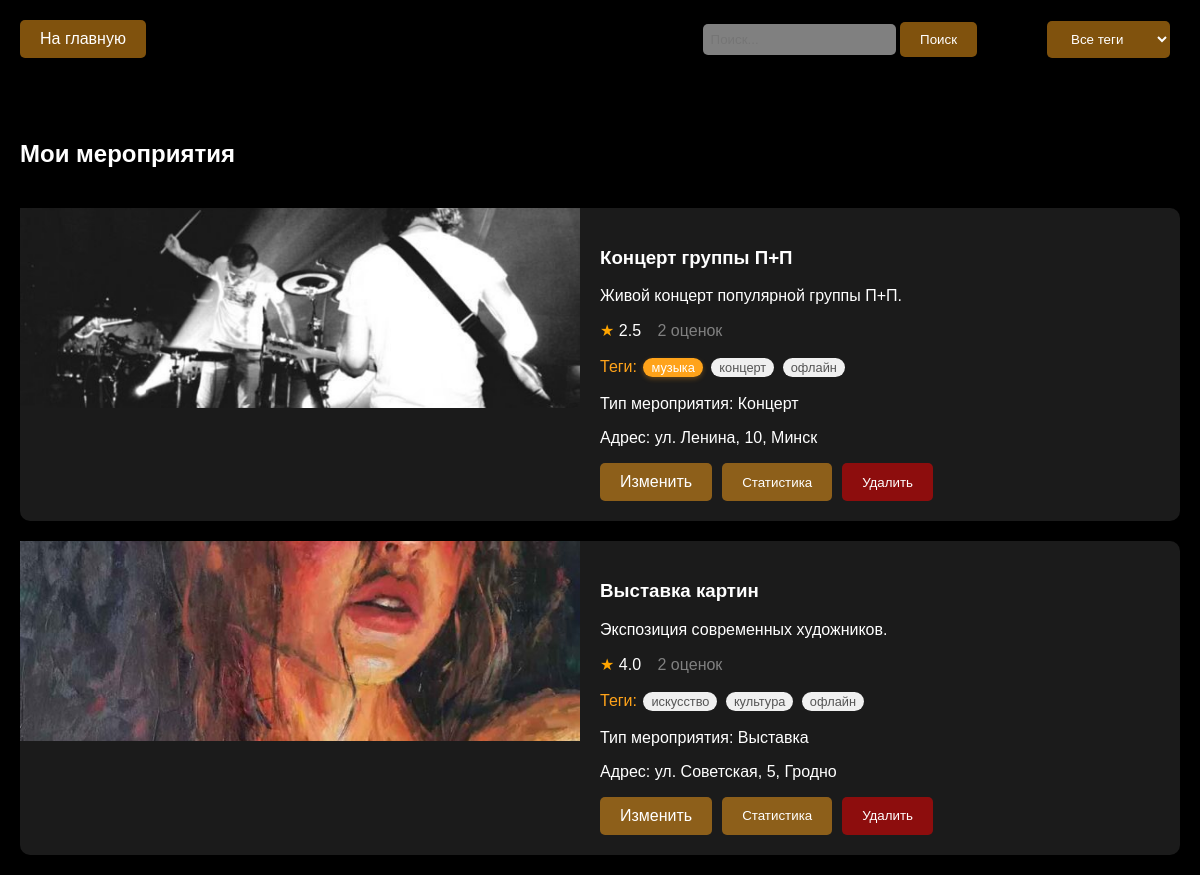
The page /my_events (signed in) on the database its author committed.
### app/app.py (models this page shows, shortened)
class Event(db.Model):
    id = db.Column(db.Integer, primary_key=True)
    title = db.Column(db.String(100), nullable=False)
    description = db.Column(db.Text, nullable=False)
    organizer_id = db.Column(db.Integer, db.ForeignKey('user.id'), nullable=False)
    format = db.Column(db.String(20), nullable=False)  # 'online' или 'offline'
    location_name = db.Column(db.String(200))  # Название места
    location_address = db.Column(db.String(200))  # Физический адрес
    online_info = db.Column(db.Text)  # Информация для онлайн мероприятий
    date_time = db.Column(db.DateTime, nullable=False)
    duration = db.Column(db.Integer, nullable=False)
    image_url = db.Column(db.String(200))
    lat = db.Column(db.Float)
    lng = db.Column(db.Float)
    event_type = db.Column(db.String(50))
    created_at = db.Column(db.DateTime, default=datetime.utcnow)
    is_active = db.Column(db.Boolean, default=True)
    is_private = db.Column(db.Boolean, default=False)
    password = db.Column(db.String(100))  # Пароль для приватных мероприятий
    organizer = db.relationship('User', backref='events')
    tags = db.relationship('Tag', secondary='event_tag', backref='events')
    user_statuses = db.relationship(
        'UserEventStatus',
        backref=db.backref('event', lazy='joined'),
        lazy='dynamic'
    )
    @hybrid_property
    def average_rating(self):
        return db.session.query(func.avg(Rating.rating)).filter(
            Rating.event_id == self.id
        ).scalar() or 0.0
    @property
    def ratings_count(self):
        return Rating.query.filter_by(event_id=self.id).count()

class Tag(db.Model):
    id = db.Column(db.Integer, primary_key=True)
    name = db.Column(db.String(50), unique=True, nullable=False)

### app/app.py (the view, shortened to what this page needs)
@app.route('/my_events')
def my_events():
    if 'username' not in session or session['role'] != 'organizer':
        return redirect(url_for('home'))
    search_query = request.args.get('search', '').strip()
    selected_tag = request.args.get('tag', '').strip()
    user = User.query.filter_by(username=session['username']).first()
    query = Event.query.filter_by(organizer_id=user.id, is_active=True)
    if selected_tag:
        tag = Tag.query.filter_by(name=selected_tag).first()
        if tag:
            query = query.join(Event.tags).filter(Tag.id == tag.id)
    events = query.all()
    tags = Tag.query.all()
    return render_template('my_events.html', events=events, tags=tags)

### app/app.py (called while the page is built, shortened)
@app.before_request
def make_session_permanent():
    session.permanent = True

@app.context_processor
def inject_user():
    if 'username' in session:
        user = User.query.filter_by(username=session['username']).first()
        return {'current_user': user}
    return {}

@app.context_processor
def inject_validation_counts():
    return {}

@app.context_processor
def inject_friend_requests_count():
    if 'username' in session:
        user = User.query.filter_by(username=session['username']).first()
        if user:
            pending_requests = Friendship.query.filter_by(
                friend_id=user.id,
                status='pending'
            ).count()
            return {'pending_friend_requests': pending_requests}
    return {}

@app.context_processor
def inject_user():
    if 'username' in session:
        user = User.query.filter_by(username=session['username']).first()
        return {'current_user': user}
    return {}

### app/templates/my_events.html (shortened to what this page needs)
<!DOCTYPE html>
<html>
<head>
    <link rel="stylesheet" href="{{ url_for('static', filename='styles.css') }}">
</head>
<body>
    <div class="header">
        <a href="{{ url_for('home') }}" class="menu-btn">На главную</a>
        <div class="menu-buttons">
            <div class="search-container">
                <form method="GET" action="{{ url_for('my_events') }}">
                    <input class="search-input" type="text" name="search" placeholder="Поиск..." value="{{ request.args.get('search', '') }}">
                    <button class="menu-btn" type="submit">Поиск</button>
                </form>
            </div>
            <select class="menu-btn" onchange="filterPosts('tag', this.value)">
                <option value="">Все теги</option>
            </select>
        </div>
    </div>
    <div class="posts-container">
        <h2>Мои мероприятия</h2>
        {% for event in events %}
        <div class="post"
             data-event-id="{{ event.id }}"
             data-title="{{ event.title | escape }}"
             data-description="{{ event.description | escape }}"
             data-location-name="{{ event.location_name | escape if event.location_name else '' }}"
             data-tags="{{ event.tags|map(attribute='name')|join(', ') | escape }}"
             data-event-type="{{ event.event_type | escape }}"
             data-location-address="{{ event.location_address | escape if event.location_address else '' }}"
             data-lat="{{ event.lat | default(0) }}"
             data-lng="{{ event.lng | default(0) }}"
             data-image-url="{{ event.image_url | default('', true) | escape }}"
             data-is-private="{{ 'true' if event.is_private else 'false' }}"
             data-format="{{ event.format }}"
             data-online-info="{{ event.online_info | escape if event.online_info else '' }}"
             data-date-time="{{ event.date_time.strftime('%Y-%m-%dT%H:%M:%S') }}"
             data-duration="{{ event.duration }}"
             data-organizer-username="{{ event.organizer.username }}"
             onclick="handlePostClick(this)">
            <img class="post-image"
                 src="{{ url_for('static', filename=event.image_url) if event.image_url else url_for('static', filename='images/no-image.jpg') }}"
                 alt="{{ event.title }}"
                 onerror="this.onerror=null;this.src='{{ url_for('static', filename='images/no-image.jpg') }}'">
            <div class="post-content">
                <h3>{{ event.title }}</h3>
                <p>{{ event.description|truncate(100) }}</p>
                <p class="rating">
                        <span class="star" style="color: #ffa500;">★</span>
                        <span class="average-rating" style="margin-right: 12px;">{{ "%.1f"|format(event.average_rating) }}</span>
                        <span class="ratings-count" style="color: #808080;"> {{ event.ratings_count }} оценок</span>
                    </p>
                    <p class="tags">Теги:
                        {% for tag in event.tags %}
                            <span class="tag
                                {% if session.username %}
                                    {% if tag in current_user.favorite_tags %}favorite-tag{% endif %}
                                {% endif %}">
                                {{ tag.name }}
                            </span>
                        {% endfor %}
                    </p>
                <p>Тип мероприятия: {{ event.event_type }}</p>
                <p>Адрес: {{ event.location_address }}</p>
                <div class="event-actions">
                    <a href="{{ url_for('edit_event', event_id=event.id) }}" class="menu-btn">Изменить</a>
                    <button onclick="showEventStats(event, {{ event.id }})" class="menu-btn stats-btn">Статистика</button>
                    <button onclick="confirmDelete({{ event.id }})" class="menu-btn delete-btn">Удалить</button>
                </div>
            </div>
        </div>
        {% endfor %}
    </div>
</body>
</html>

### app/static/styles.css (style rules this page uses)
body { margin: 0; padding: 0; background: #000000; color: #ffffff; font-family: Arial, sans-serif; }
.header { background: rgba(0, 0, 0, 0.8); padding: 20px; display: flex; align-items: center; justify-content: space-between; position: fixed; width: 100%; top: 0; z-index: 1000; }
.menu-buttons { display: flex; gap: 20px; align-items: center; }
.menu-btn { padding: 10px 20px; background: rgba(255, 163, 26, 0.5); border: none; color: white; cursor: pointer; border-radius: 5px; transition: background 0.3s ease; text-decoration: none; }
.search-container { display: flex; gap: 10px; }
.search-input { padding: 8px; background: #808080; border: none; color: white; border-radius: 5px; }
.posts-container { margin-top: 100px; padding: 20px; display: grid; gap: 20px; }
.post { display: flex; background: #1b1b1b; border-radius: 10px; overflow: hidden; cursor: pointer; transition: transform 0.2s; position: relative; overflow: visible !important; }
.post-image { width: 50%; height: 200px; object-fit: cover; position: sticky; top: 0; }
.post-content { width: 50%; padding: 20px; }
.tags { color: #ffa31a; }
.tag { display: inline-block; background-color: #f0f0f0; padding: 2px 8px; margin: 2px; border-radius: 12px; font-size: 0.8em; color: #555; transition: all 0.3s ease; }
.tag.favorite-tag { background-color: #ffa31a; color: white; box-shadow: 0 2px 5px rgba(255, 163, 26, 0.3); }
.event-actions { display: flex; gap: 10px; margin-top: 15px; }
.delete-btn { background: rgba(255, 0, 0, 0.5); }
.header .menu-btn:last-child { margin-right: 50px; }
.stats-btn { background: rgba(255, 163, 26, 0.5) !important; }
.menu-buttons { display: flex; align-items: center; }

### rows shown on the page
Event: image_url (picture), title "Концерт группы П+П", description "Живой концерт популярной группы П+П.", average_rating "2.5", ratings_count "2", event_type "Концерт", location_address "ул. Ленина, 10, Минск"
Tag: name "музыка"
Tag: name "концерт"
Tag: name "офлайн"
Event: image_url (picture), title "Выставка картин", description "Экспозиция современных художников.", average_rating "4.0", ratings_count "2", event_type "Выставка", location_address "ул. Советская, 5, Гродно"
Tag: name "искусство"
Tag: name "культура"
